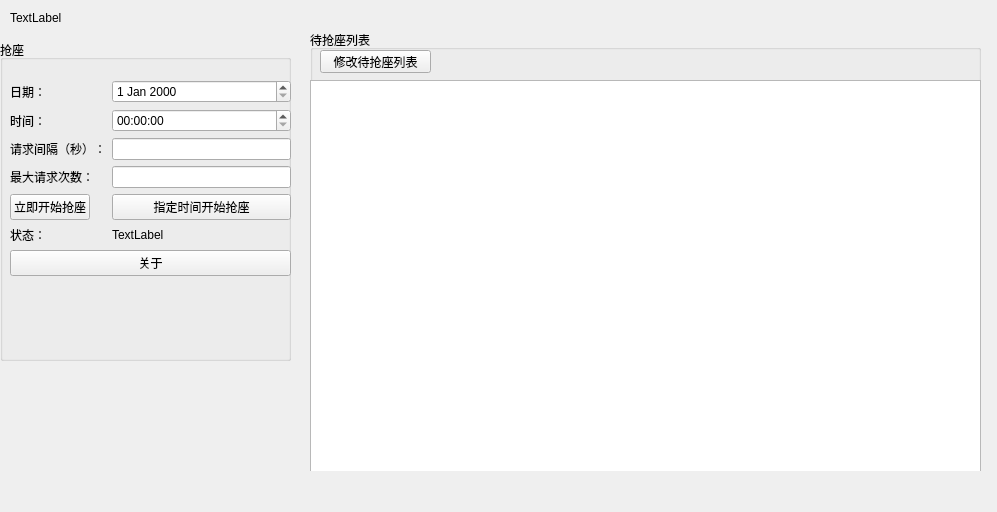
<?xml version="1.0" encoding="UTF-8"?>
<ui version="4.0">
 <class>Form</class>
 <widget class="QWidget" name="Form">
  <property name="geometry">
   <rect>
    <x>0</x>
    <y>0</y>
    <width>997</width>
    <height>512</height>
   </rect>
  </property>
  <property name="windowTitle">
   <string>主界面</string>
  </property>
  <widget class="QGroupBox" name="groupBox">
   <property name="geometry">
    <rect>
     <x>310</x>
     <y>30</y>
     <width>671</width>
     <height>441</height>
    </rect>
   </property>
   <property name="title">
    <string>待抢座列表</string>
   </property>
   <widget class="QTableView" name="seat_table">
    <property name="geometry">
     <rect>
      <x>0</x>
      <y>50</y>
      <width>671</width>
      <height>421</height>
     </rect>
    </property>
   </widget>
   <widget class="QPushButton" name="change_button">
    <property name="geometry">
     <rect>
      <x>10</x>
      <y>20</y>
      <width>111</width>
      <height>23</height>
     </rect>
    </property>
    <property name="text">
     <string>修改待抢座列表</string>
    </property>
   </widget>
  </widget>
  <widget class="QLabel" name="user_info">
   <property name="geometry">
    <rect>
     <x>10</x>
     <y>10</y>
     <width>481</width>
     <height>16</height>
    </rect>
   </property>
   <property name="text">
    <string>TextLabel</string>
   </property>
  </widget>
  <widget class="QGroupBox" name="groupBox_2">
   <property name="geometry">
    <rect>
     <x>0</x>
     <y>40</y>
     <width>291</width>
     <height>321</height>
    </rect>
   </property>
   <property name="title">
    <string>抢座</string>
   </property>
   <widget class="QWidget" name="">
    <property name="geometry">
     <rect>
      <x>10</x>
      <y>40</y>
      <width>281</width>
      <height>271</height>
     </rect>
    </property>
    <layout class="QFormLayout" name="formLayout">
     <item row="0" column="0">
      <widget class="QLabel" name="label">
       <property name="text">
        <string>日期：</string>
       </property>
      </widget>
     </item>
     <item row="0" column="1">
      <widget class="QDateEdit" name="begin_date"/>
     </item>
     <item row="1" column="0">
      <widget class="QLabel" name="label_2">
       <property name="text">
        <string>时间：</string>
       </property>
      </widget>
     </item>
     <item row="1" column="1">
      <widget class="QTimeEdit" name="begin_time"/>
     </item>
     <item row="2" column="0">
      <widget class="QLabel" name="label_4">
       <property name="text">
        <string>请求间隔（秒）：</string>
       </property>
      </widget>
     </item>
     <item row="2" column="1">
      <widget class="QLineEdit" name="interval"/>
     </item>
     <item row="3" column="0">
      <widget class="QLabel" name="label_5">
       <property name="text">
        <string>最大请求次数：</string>
       </property>
      </widget>
     </item>
     <item row="3" column="1">
      <widget class="QLineEdit" name="max_try_times"/>
     </item>
     <item row="7" column="0">
      <widget class="QLabel" name="label_3">
       <property name="text">
        <string>状态：</string>
       </property>
      </widget>
     </item>
     <item row="7" column="1">
      <widget class="QLabel" name="status">
       <property name="text">
        <string>TextLabel</string>
       </property>
      </widget>
     </item>
     <item row="9" column="0" colspan="2">
      <widget class="QPushButton" name="about_button">
       <property name="text">
        <string>关于</string>
       </property>
      </widget>
     </item>
     <item row="5" column="0">
      <widget class="QPushButton" name="imme_run_button">
       <property name="text">
        <string>立即开始抢座</string>
       </property>
      </widget>
     </item>
     <item row="5" column="1">
      <widget class="QPushButton" name="wait_run_button">
       <property name="text">
        <string>指定时间开始抢座</string>
       </property>
      </widget>
     </item>
    </layout>
   </widget>
  </widget>
 </widget>
 <resources/>
 <connections/>
</ui>
